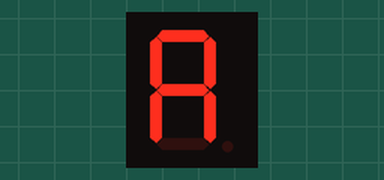
This sketch was run on a simulated Arduino Uno, built with avr-gcc and run on an emulated ATmega328P. On the bench: 1-digit seven-segment display. Wiring (inferred from the names in the program): 1-digit 7-segment display, segments lit when HIGH: segments pin 5, pin 6, pin 7, pin 8, pin 9, pin 10, pin 11. The segment pins are drawn as the display they are named for.

Above: at 0.1 s.
At 0.7 s:
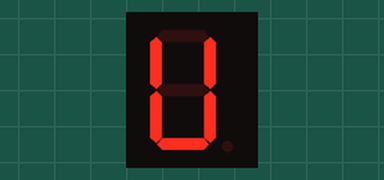
At 1.1 s:
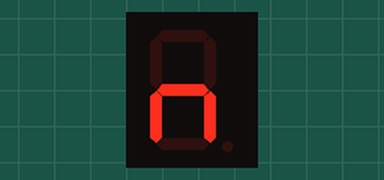
At 1.5 s:
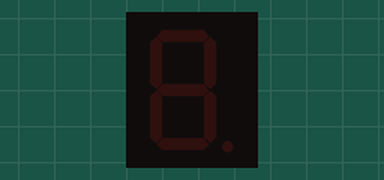
At 2.9 s:
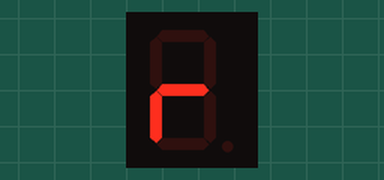

Measured:
- by itself, everything shown: repeats every 2.6 s, in 8 steps
- what the display in image 3 shows lasts 1.2 s, from 1.4 s to 2.6 s

The sketch:

prog3.ino
```cpp
/**********************************************************************************
**                                                                               **
**                             Display de 7 segments                             **
**                                                                               **
**                  Programa3 - Display Càtode Comú / Ànode Comú                 **
**                                                                               **
**********************************************************************************/

//********** Includes *************************************************************

//********** Variables ************************************************************
const int segmentPin[] = {5, 6, 7, 8, 9, 10, 11}; // pins segments A,B,C,D,E,F i G
int segmentNum = 7;    // número de segment
int pausa = 200;       // definir variable per marcar velocitat de mostrar lletres
const byte codis[] = { // números i lletres en format 7segments ABCDEFG
 //ABCDEFG_
  B11111100,  // 0
  B01100000,  // 1
  B11011010,  // 2
  B11110010,  // 3
  B01100110,  // 4
  B10110110,  // 5
  B00111110,  // 6
  B11100000,  // 7
  B11111110,  // 8
  B11100110,  // 9
  B11101110,  // a (10)
  B00111110,  // b (11)
  B10011100,  // c (12)
  B01111010,  // d (13)
  B10011110,  // e (14)
  B10001110,  // f (15)
  B11110110,  // g (16)
  B01101110,  // h (17)
  B00001100,  // i (18)
  B01111000,  // j (19)
  B01101110,  // k (20)
  B00011100,  // l (21)
  B10101000,  // m (22)
  B00101010,  // n (23)
  B11111100,  // o (24)
  B11001110,  // p (25)
  B11100110,  // q (26)
  B00001010,  // r (27)
  B10110110,  // s (28)
  B00111100,  // t (29)
  B01111100,  // u (30)
  B00111000,  // v (31)
  B01010100,  // w (32)
  B01101110,  // x (33)
  B01110110,  // y (34)
  B11011010,  // z (35)
  B00000000,  //   (36)
};

//********** Setup ****************************************************************
void setup()
{
  for(int i = 0; i < segmentNum; i++)
  {
    pinMode(segmentPin[i], OUTPUT);
  }
  for(int i = 0; i < segmentNum; i++)
  {
    pinMode(segmentPin[i], OUTPUT);
  }
}

//********** Loop *****************************************************************
void loop()
{
  mostra(10);  // A
  mostra(27);  // R
  mostra(13);  // D
  mostra(30);  // U
  mostra(18);  // I
  mostra(23);  // N
  mostra(24);  // O

  mostra(36);
  delay(1000);
}

//********** Funcions *************************************************************
void mostra(int element)
{
  boolean estatSegment;
  for(int segment = 1; segment < 8; segment++)
  {
    estatSegment = bitRead(codis[element], segment);
    // estatSegment = ! estatSegment; // aquesta línia per ànode comú
    digitalWrite(segmentPin[(7-segment)], estatSegment);
  }
  delay(pausa);
}
```
